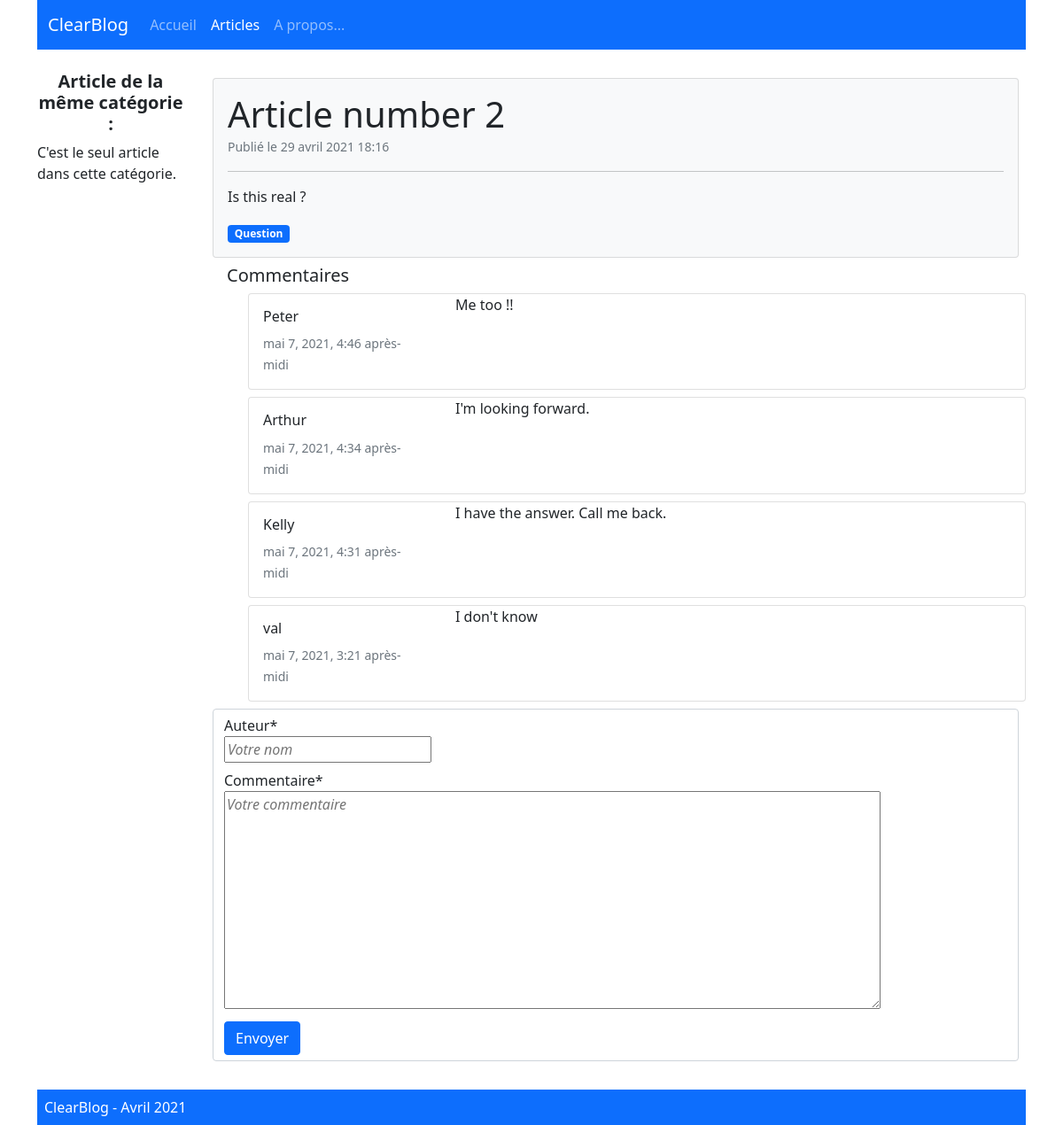
The app's page /article/2 with its own data.
### blog/models.py (models this page shows, shortened)
class Post(models.Model):
    title = models.CharField(max_length=100)
    category = models.ForeignKey('PostCategory', null=True, blank=True,on_delete=models.DO_NOTHING)
    published = models.BooleanField(default=False)
    text = models.TextField(blank=True)
    created_at = models.DateTimeField(auto_now_add=True)

class PostCategory(models.Model):
    name = models.CharField(max_length=50)
    def __str__(self):
        return self.name

class Comment(models.Model):
    STATUS_VISIBLE = 'visible'
    STATUS_HIDDEN = 'hidden'
    STATUS_MODARETED = 'moderated'
    STATUS_CHOICES = (
        (STATUS_VISIBLE, 'visible'),
        (STATUS_HIDDEN, 'hidden'),
        (STATUS_MODARETED, 'moderated'),
    )
    post = models.ForeignKey('Post', models.CASCADE)
    auteur = models.CharField(max_length=100)
    commentaire = models.TextField()
    status = models.CharField(max_length=20, default=STATUS_VISIBLE, choices=STATUS_CHOICES)
    moderation_text = models.CharField(blank=True, max_length=200)
    created_at = models.DateTimeField(auto_now_add=True)

### blog/views.py (the view)
# urls.py: path('article/<int:article_id>', views.article, name="article"),
def article(request, article_id):
     nav_items = navigation.navigation_items(navigation.NAV_POSTS)
     article_info = model_helpers.get_article(article_id)
     article_titles = model_helpers.get_titles_article(article_info.category, article_id)
     comment_form = forms.CommentForm()
     comment_data = model_helpers.get_comment(article_id)
     if request.method == 'POST':
          comment_get_data = forms.CommentForm(request.POST)
          if comment_get_data.is_valid():
               comment = comment_get_data.save(commit=False)
               comment.post = article_info
               comment.save()
               message = "Votre commentaire est enregistré !"
     else:
          message = ''
     context = {
          "id_article": article_id,
          "article" : article_info,
          "nav_items": nav_items,
          'article_titles' : article_titles,
          "comment_form" : comment_form,
          'comment_data' : comment_data,
          'message' : message,
     }
     return render(request, 'blog/article.html', context)

### blog/forms.py
class CommentForm(forms.ModelForm):
    class Meta:
        model = Comment
        fields = ['auteur', 'commentaire']
        widgets = {
            'auteur' : forms.TextInput(attrs=
                    {
                        'class' : 'fst-italic',
                        'placeholder' : 'Votre nom'
                    }),
            'commentaire': forms.Textarea(attrs=
                    {
                        'class': 'fst-italic',
                        'placeholder' : 'Votre commentaire',
                        'rows' : 10,
                        'cols' : 80,
                    }),
        }

### blog/model_helpers.py (called while the page is built)
def get_article(article_id):
    article_info = Post.objects.get(id=article_id)
    return article_info

def get_titles_article(category_name, article_id):
    article_titles = Post.objects.filter(published=True, category__name=category_name)
    article_titles = article_titles.exclude(id=article_id)
    return article_titles

def get_comment(article_id):
    comment_data = Comment.objects.filter(post__id=article_id).exclude(status=Comment.STATUS_HIDDEN).order_by('-created_at')
    return comment_data

### blog/navigation.py (called while the page is built)
def navigation_items(selected_item):
    nav_items = []
    for name, url in NAV_ITEMS:
        nav_items.append({
            'name': name,
            'url': url,
            'active': True if selected_item == name else False
        })
    return nav_items

### blog/templates/blog/article.html (shortened to what this page needs)
{% extends "base.html" %}
{% load crispy_forms_tags %}
{% block content %}
    <div class="col-10 order-2">
        <div class="card m-2  bg-light">
            <div class="card-body">
                <div class="card_title display-6">  {{ article.title }} </div>
                <small class="card_subtitle text-muted"> Publié le {{ article.created_at|date:"j F Y H:i" }} </small>
                <hr>
                <p class="card-text">
                    {{ article.text|linebreaks }}
                </p>
                <div class="badge bg-primary">
                    {{ article.category.name }}
                </div>
            </div>
        </div>
        <div class="h5 ms-4">Commentaires</div>
        {% for cd in comment_data %}
        <div class="card ms-5 mb-2">
            <div class="row">
                <div class="col-md-3">
                    <div class="card-body">
                        <div class="card_title h6">  {{ cd.auteur }} </div>
                        <small class="card_subtitle text-muted"> {{ cd.created_at }} </small>
                    </div>
                </div>
                <div class="col-md-9">
                    <div class="card-text px-2">
                        {{ cd.commentaire }}
                    </div>
                </div>
            </div>
        </div>
        {% empty %} <div class="text-info ms-4">Aucun commentaire pour cet article pour le moment ! </div>
        {% endfor %}
        <form action="{% url 'article' id_article %}" method="post" class="m-2">
            <div class="form-control">
                <div class="mb-2">
                    {{ comment_form.auteur|as_crispy_field }}
                </div>
                <div class=" mb-2">
                    {{ comment_form.commentaire|as_crispy_field }}
                </div>
                <button value="Envoyer" type="submit" class="btn btn-primary">Envoyer</button>
            </div>
        </form>
    </div>
    <div class="col-2 order-1">
        <ul class="list-group">
            <li class="fw-bold text-center d-flex h5 mb-2">Article de la même catégorie : </li>
            {% for a in article_titles %}
               <li class="list-group-item">
                    <a href="{% url 'article' a.pk %}" class="text-decoration-none"> {{ a.title }} </a>
                </li>
            {% empty %} C'est le seul article dans cette catégorie.
            {% endfor %}
        </ul>
    </div>
{% endblock content %}

### records on screen
Post: title "Article number 2", created_at "29 avril 2021 18:16", text "Is this real ?", category.name "Question"
Comment: auteur "Peter", created_at "mai 7, 2021, 4:46 après-midi", commentaire "Me too !!"
Comment: auteur "Arthur", created_at "mai 7, 2021, 4:34 après-midi", commentaire "I'm looking forward."
Comment: auteur "Kelly", created_at "mai 7, 2021, 4:31 après-midi", commentaire "I have the answer. Call me back."
Comment: auteur "val", created_at "mai 7, 2021, 3:21 après-midi", commentaire "I don't know"

### other values on screen
{{ ni.name }} "Accueil" "Articles" "A propos..."
